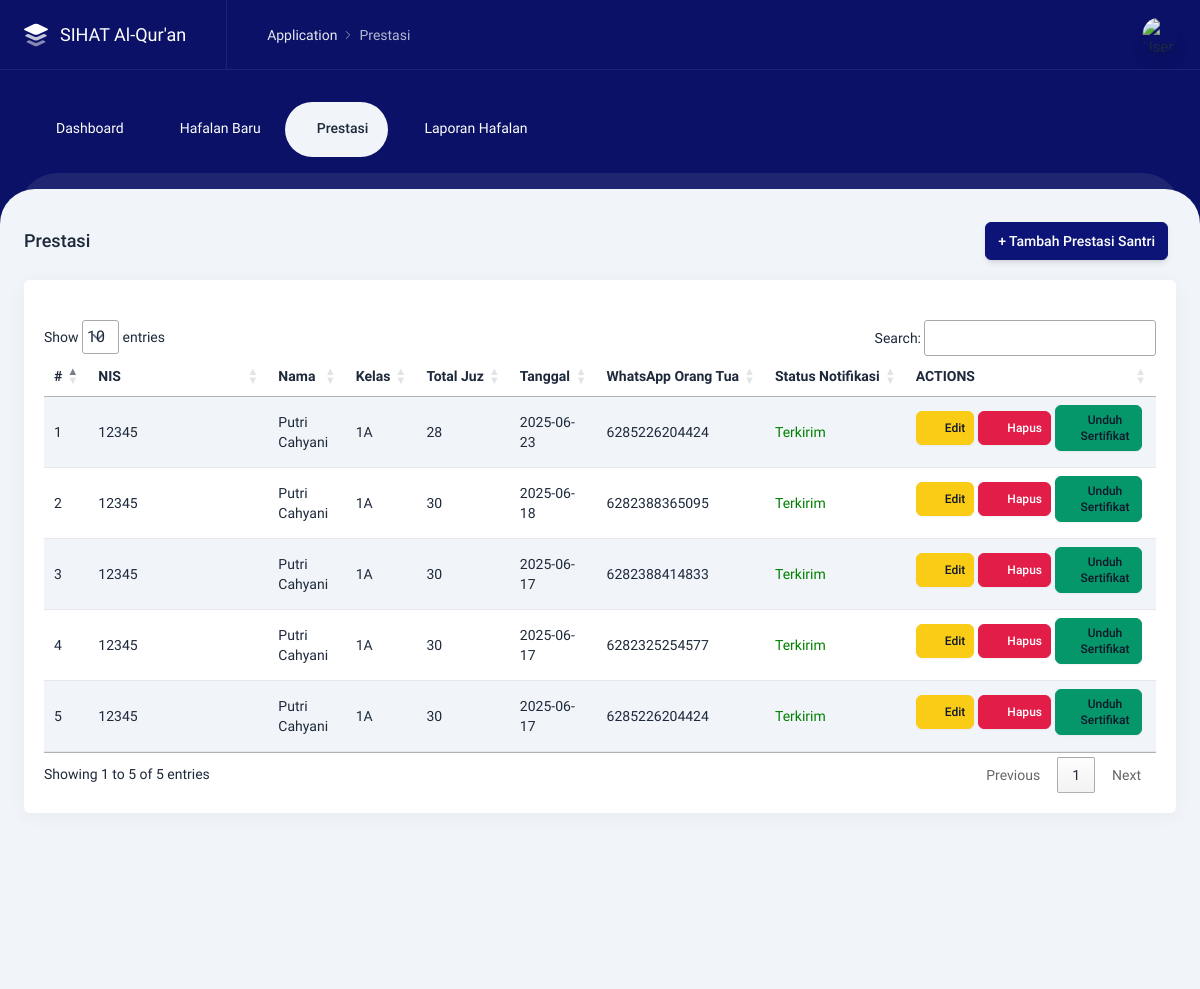
/user/prestasi.php (signed in), run on the app's committed database.
### tables this page shows
CREATE TABLE `tb_prestasi` (
  `id` int NOT NULL,
  `id_santri` int NOT NULL,
  `total_juz` varchar(100) NOT NULL,
  `tanggal` date NOT NULL,
  `created_at` datetime DEFAULT CURRENT_TIMESTAMP,
  `updated_at` datetime DEFAULT CURRENT_TIMESTAMP ON UPDATE CURRENT_TIMESTAMP,
  `whatsapp_ortu` varchar(20) DEFAULT NULL,
  `status_notif` varchar(100) DEFAULT 'Gagal Terkirim',
  `path_sertifikat` varchar(255) DEFAULT NULL
);

CREATE TABLE `tb_santri` (
  `id` bigint UNSIGNED NOT NULL,
  `nis` varchar(20) NOT NULL,
  `kelas` varchar(255) NOT NULL,
  `nama` varchar(255) NOT NULL,
  `tempatlahir` varchar(255) NOT NULL,
  `tanggallahir` varchar(255) NOT NULL,
  `nama_ortu` varchar(255) NOT NULL,
  `email_ortu` varchar(20) NOT NULL,
  `alamat` varchar(255) NOT NULL,
  `created_at` varchar(40) DEFAULT NULL,
  `updated_at` varchar(40) DEFAULT NULL
);

### user/prestasi.php (the view, shortened to what this page needs)
<?php
$title = 'Prestasi';
include 'layouts/header.php';
include 'layouts/navbar.php';
?>
<div class="content content--top-nav">
    <div class="intro-y flex flex-col sm:flex-row items-center mt-8">
        <h2 class="text-lg font-medium mr-auto"><?= $title ?> </h2>
        <div class="w-full sm:w-auto flex mt-4 sm:mt-0">
            <a href="javascript:;" data-tw-toggle="modal" data-tw-target="#tambah-prestasi"
                class="btn btn-primary shadow-md mr-2">+ Tambah Prestasi Santri</a>
        </div>
    </div>
    <div class="intro-y box p-5 mt-5">
        <div class="card">
            <br>
            <div class="overflow-x-auto">
                <table id="example" class="table table-striped">
                    <thead>
                        <tr>
                            <th class="whitespace-nowrap">#</th>
                            <th class="whitespace-nowrap">NIS</th>
                            <th class="whitespace-nowrap">Nama</th>
                            <th class="whitespace-nowrap">Kelas</th>
                            <th class="whitespace-nowrap">Total Juz</th>
                            <th class="whitespace-nowrap">Tanggal</th>
                            <th class="whitespace-nowrap">WhatsApp Orang Tua</th>
                            <th class="whitespace-nowrap">Status Notifikasi</th>
                            <th class="whitespace-nowrap">ACTIONS</th>
                        </tr>
                    </thead>
                    <tbody>
                        <?php
                        $nomor_urut = 1;
                        $query = $koneksi->query("SELECT p.*, s.nis, s.kelas, s.nama FROM tb_prestasi p LEFT JOIN tb_santri s ON p.id_santri = s.id ORDER BY p.updated_at DESC");
                        $data_santri = $query->fetch_all(MYSQLI_ASSOC);
                        if (empty($data_santri)) {
                            echo "<strong> Data belum ada. </strong>";
                        } else {
                        foreach ($query as $data) : ?>
                        <tr class="intro-x">
                            <td>
                                <?= $nomor_urut ?>
                            </td>
                            <td class="w-40"><?= $data['nis'] ?></td>
                            <td><?= $data['nama'] ?></td>
                            <td><?= $data['kelas'] ?></td>
                            <td><?= $data['total_juz'] ?></td>
                            <td><?= $data['tanggal'] ?></td>
                            <td><?= $data['whatsapp_ortu'] ?></td>
                            <td>
                             <?= $data['status_notif'] == 'Terkirim'
                             ? '<span style="color:green;">Terkirim</span>'
                                : '<span style="color:red;">Gagal Terkirim</span>';
                             ?>
                            </td>
                            <td class="table-report__action w-56">
                                <div class="flex justify-center items-center">
                                    <a href="javascript:;" data-tw-toggle="modal"
                                        data-tw-target="#edit-prestasi<?=$data['id']?>"
                                        class="btn btn-warning btn-sm mr-1 mb-2"><i data-lucide="edit"
                                            class="w-5 h-5"></i> Edit</a>
                                    <a href="javascript:;" data-tw-toggle="modal" data-tw-target="#delete-modal-preview<?= $data['id']?>"
                                        class="btn btn-danger btn-sm mr-1 mb-2"><i data-lucide="trash"
                                            class="w-5 h-5"></i> Hapus</a>
                                     <a href="prestasi_app/sertifikat.php?id=<?= $data['id'] ?>" target="_blank"
                                        class="btn btn-success btn-sm mr-1 mb-2"><i data-lucide="download"
                                            class="w-5 h-5"></i> Unduh Sertifikat</a>
                                </div>
                            </td>
                        </tr>
                        <?php $nomor_urut++; endforeach; ?>
                        <?php } ?>
                    </tbody>
                </table>
            </div>
        </div>
    </div>
</div>
<?php
include 'layouts/footer.php';
?>

### data on the page
tb_prestasi: id_santri.nis "12345", id_santri.nama "Putri Cahyani", id_santri.kelas "1A", total_juz "28", tanggal "2025-06-23", whatsapp_ortu "6285226204424", status_notif "Terkirim"
tb_prestasi: id_santri.nis "12345", id_santri.nama "Putri Cahyani", id_santri.kelas "1A", total_juz "30", tanggal "2025-06-18", whatsapp_ortu "6282388365095", status_notif "Terkirim"
tb_prestasi: id_santri.nis "12345", id_santri.nama "Putri Cahyani", id_santri.kelas "1A", total_juz "30", tanggal "2025-06-17", whatsapp_ortu "6282388414833", status_notif "Terkirim"
tb_prestasi: id_santri.nis "12345", id_santri.nama "Putri Cahyani", id_santri.kelas "1A", total_juz "30", tanggal "2025-06-17", whatsapp_ortu "6282325254577", status_notif "Terkirim"
tb_prestasi: id_santri.nis "12345", id_santri.nama "Putri Cahyani", id_santri.kelas "1A", total_juz "30", tanggal "2025-06-17", whatsapp_ortu "6285226204424", status_notif "Terkirim"

### other printed values
$title "Prestasi"
